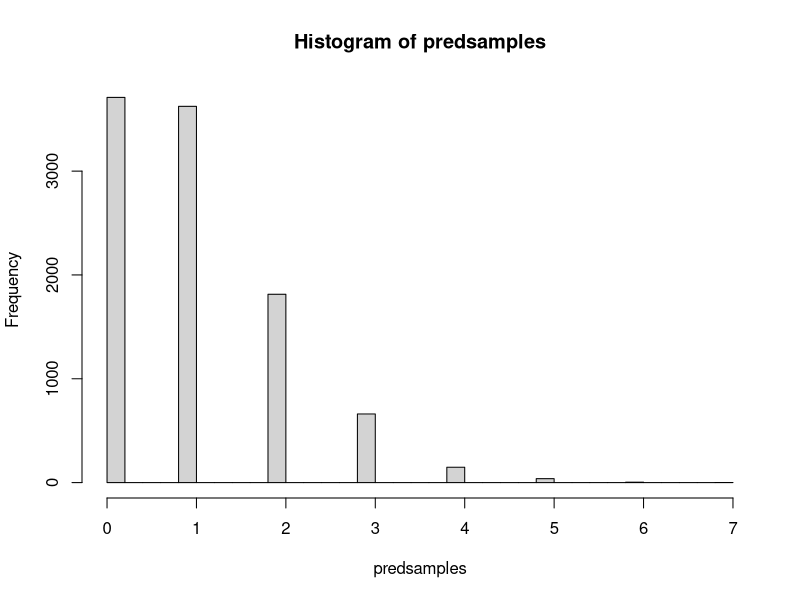

This chart was generated by the following R code:
## ---- chunk 1
knitr::opts_chunk$set(echo = TRUE)
## ---- chunk 2
bid <- read.table("../data/eBayNumberOfBidderData.dat", header = TRUE)
## ---- chunk 3
glm_res <- glm(nBids ~ . - 1, data = bid, family = poisson(link = "log"))
summary(glm_res)
## ---- chunk 4
library(mvtnorm)

logprior <- function(beta, mu, sigma){
    dmvnorm(beta, mean = mu, sigma = sigma, log = TRUE)
}

loglikelihood <- function(beta, X, Y){
    linear_prediction <- t(X) %*% beta
    probabilities <- Y * linear_prediction - exp(linear_prediction)
    loglike <- sum(probabilities)

    ## if (abs(loglike) == Inf)
    ##     loglike = -20000

    loglike
}

## loglikelihood <- function(beta, X, Y) {
##   linear_prediction <- t(X) %*% beta
##   probs <- dpois(Y , lambda = exp(linear_prediction), log = TRUE)
##   sum(probs)
## }

logposterior <- function(beta, X, Y, prior_mu, prior_sigma){
    loglikelihood(beta, X, Y) + logprior(beta, prior_mu, prior_sigma)
}

X <- as.matrix(bid[,-1])
Y <- as.matrix(bid[,1])

mu <- rep(0, ncol(X))
sigma <- 100 * solve(t(X) %*% X)

normal_res <- optim(par = matrix(rep(0, ncol(X)), ncol = 1),
                 fn = logposterior, method = "BFGS", hessian = TRUE,
                 X = t(X), Y = Y,
                 prior_mu= mu, prior_sigma = sigma,
                 control=list(fnscale=-1))
hessian <- normal_res$hessian
## ---- chunk 5

## ---- chunk 6
targetdensity <- function(theta, prior_mu, prior_sigma, X, Y, ...) {
    likelihood <- dpois(Y, lambda = exp(t(X) %*% t(theta)), log = TRUE)
    prior <- dmvnorm(theta, mean = prior_mu, sigma = prior_sigma, log = TRUE)
    sum(likelihood) + prior
}

proposaldensity <- function(x, mu, prop_sigma, ...){
    dmvnorm(x, mean = mu, sigma = prop_sigma, log = TRUE)
}

proposalsampler <- function(mu, prop_sigma, ...){
    matrix(rmvnorm(1, mean = mu, sigma = prop_sigma), nrow = 1)
}

metropolis_hastings <- function(prop_sampler, log_prop_func, log_targ_post_func,
                                X0, iters, ...){
    x <- X0
    values <- matrix(0, ncol = length(X0), nrow = iters + 1)
    values[1,] <- X0

    alpha <- function(x, y, ...) {
        numerator <- log_targ_post_func(y, ...) + log_prop_func(x, y, ...)
        denominator <- log_targ_post_func(x, ...) + log_prop_func(y, x, ...)
        exp(numerator - denominator)
    }

    for (i in 1:iters) {
        y <- prop_sampler(x, ...)
        u <- runif(1)

        if (u < alpha(x, y, ...)) {
            x <- y
        }

        values[i+1,] <- x
    }

    values
}

iters <- 5000
X0 <- rep(0, times = ncol(X))

params <- list(
    prop_sampler = proposalsampler,
    log_prop_func = proposaldensity,
    log_targ_post_func = targetdensity,
    X0 = matrix(rep(0, times = ncol(X)), nrow = 1),
    iters = iters,
    X = t(X),
    Y = Y,
    prior_mu = rep(0, times = ncol(X)),
    prior_sigma = 100 * solve(t(X) %*% X),
    prop_sigma = 0.6 * -solve(hessian)
)

metro_res <- do.call(metropolis_hastings, params)
## ---- chunk 7
as.vector(normal_res$par)
as.vector(coef(glm_res))
as.vector(colMeans(metro_res))
## ---- chunk 8
Xpred <- matrix(c(1, 1, 1, 1, 0, 0, 0, 1, 0.5), nrow = 1)
predsamples <- rpois(10000, lambda = exp(Xpred %*% t(metro_res)))

mean(predsamples == 0)
hist(predsamples, breaks = 50)
